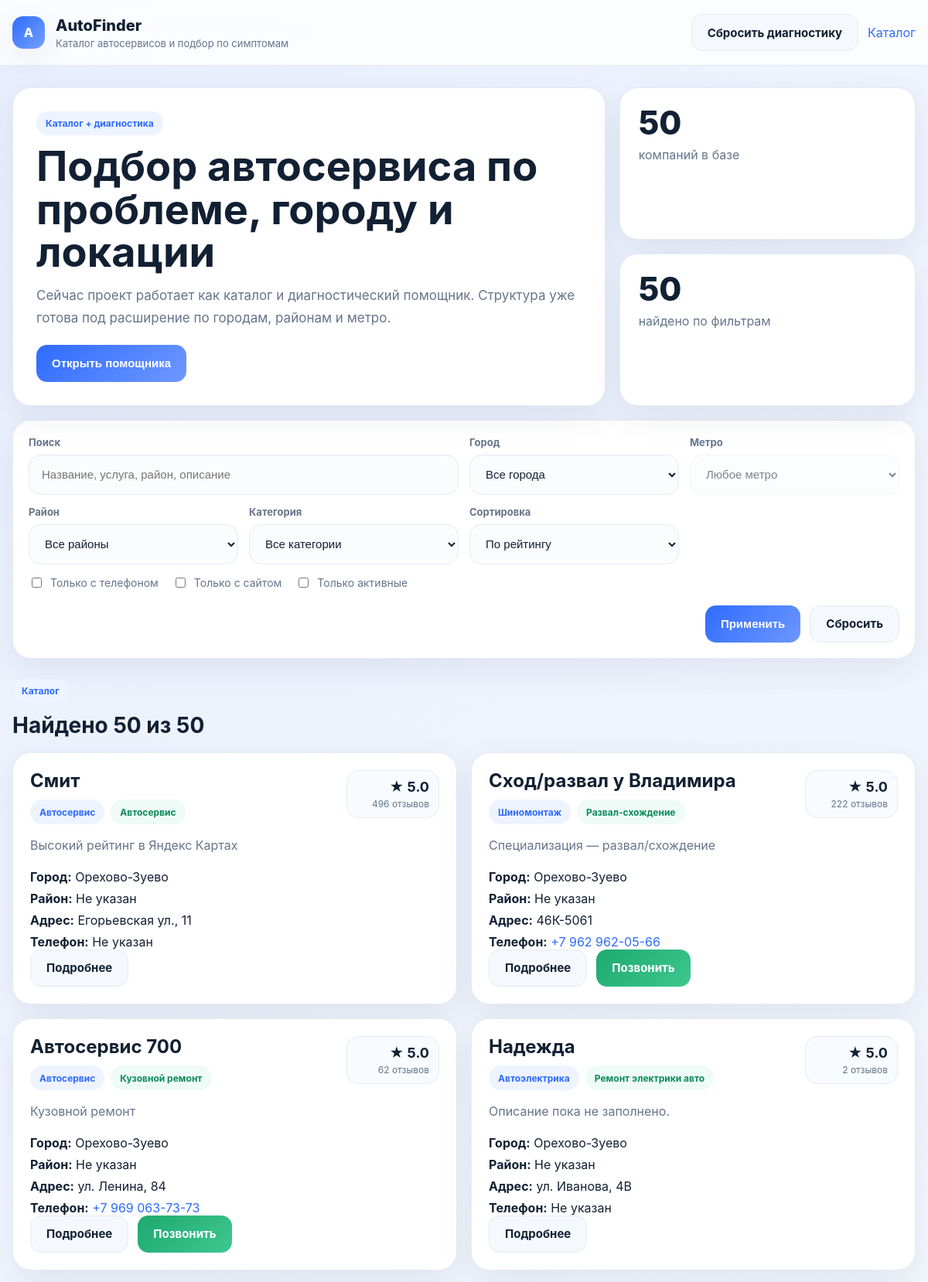
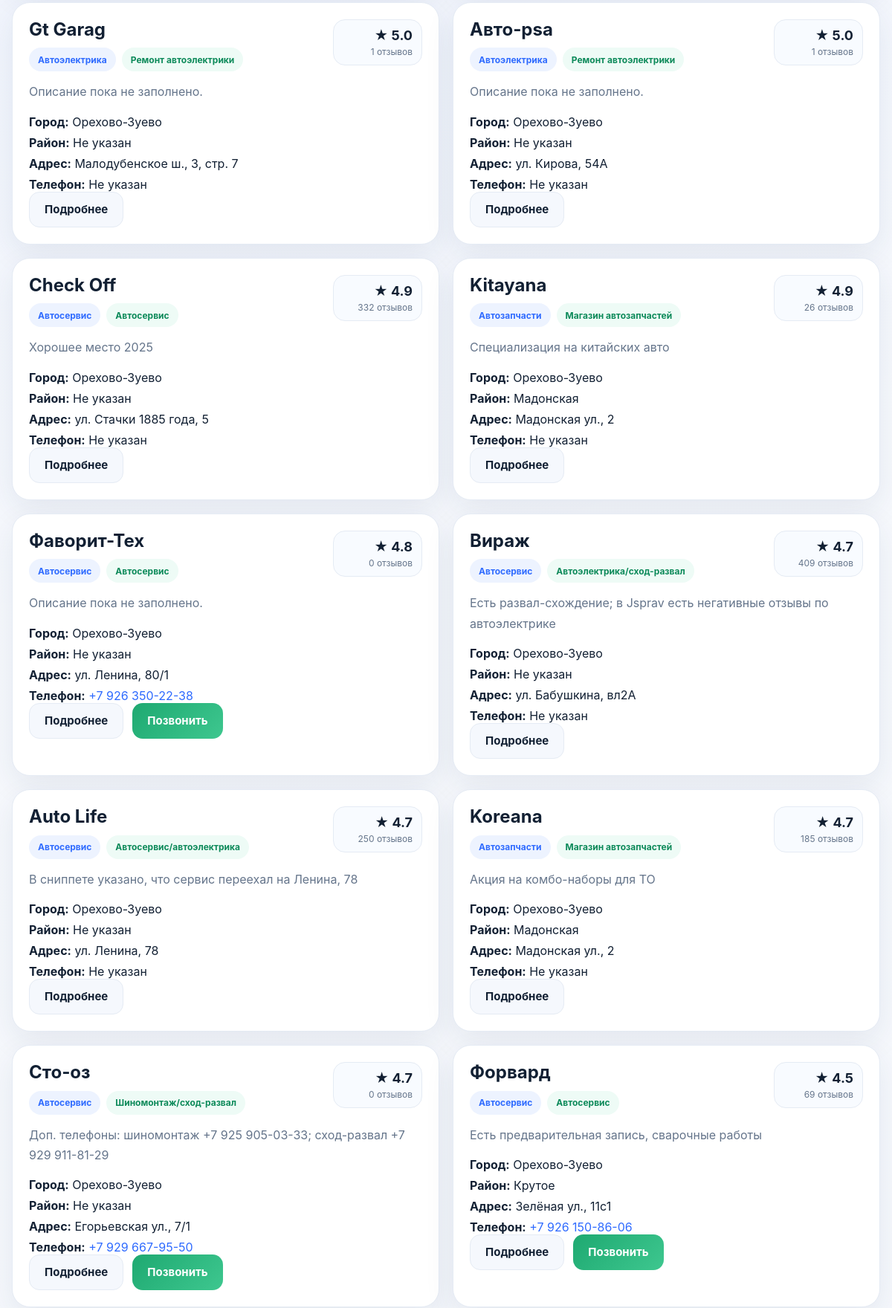
The page / (upper part) on the database its author committed (2 pictures, top to bottom).
### tables this page shows
CREATE TABLE company (
            id INTEGER PRIMARY KEY AUTOINCREMENT,
            name TEXT NOT NULL,
            slug TEXT NOT NULL UNIQUE,
            category TEXT,
            subcategory TEXT,
            city_slug TEXT NOT NULL,
            city_name TEXT NOT NULL,
            district TEXT,
            metro_station TEXT,
            address TEXT,
            phone TEXT,
            website TEXT,
            description TEXT,
            rating REAL DEFAULT 0,
            reviews_count INTEGER DEFAULT 0,
            is_active INTEGER DEFAULT 1,
            source_url TEXT,
            source_type TEXT
        );

### app.py (the view)
@app.route("/")
def index():
    filters = build_filters()
    companies, total_count = get_companies(filters=filters)
    cities, districts, metro_stations, categories = get_filter_options(
        selected_city_slug=filters["city"] or None
    )
    symptoms = load_symptoms()
    popular_symptoms = symptoms[:6]
    return render_template(
        "index.html",
        companies=companies,
        total_count=total_count,
        filtered_count=len(companies),
        filters=filters,
        cities=cities,
        districts=districts,
        metro_stations=metro_stations,
        categories=categories,
        popular_symptoms=popular_symptoms,
    )

### app.py (called while the page is built)
def get_connection():
    conn = sqlite3.connect(DB_PATH)
    conn.row_factory = sqlite3.Row
    return conn

def build_filters():
    return {
        "q": request.args.get("q", "").strip(),
        "city": request.args.get("city", "").strip(),
        "district": request.args.get("district", "").strip(),
        "metro": request.args.get("metro", "").strip(),
        "category": request.args.get("category", "").strip(),
        "sort": request.args.get("sort", "rating_desc").strip(),
        "has_phone": request.args.get("has_phone") == "1",
        "has_site": request.args.get("has_site") == "1",
        "only_active": request.args.get("only_active") == "1",
    }

### diagnostic_engine.py (called while the page is built)
def load_symptoms():
    with open(SYMPTOMS_PATH, "r", encoding="utf-8") as f:
        return json.load(f)

### templates/index.html (shortened to what this page needs)
<!doctype html>
<html lang="ru">
<head>
    <link rel="stylesheet" href="{{ url_for('static', filename='styles.css') }}">
</head>
<body>
<header class="site-header">
    <div class="container header-inner">
        <div class="brand-wrap">
            <div class="brand-mark">A</div>
            <div>
                <div class="brand-title">AutoFinder</div>
                <div class="brand-subtitle">Каталог автосервисов и подбор по симптомам</div>
            </div>
        </div>
        <div class="header-links">
            <a class="ghost-btn" href="{{ url_for('diagnosis_reset') }}">Сбросить диагностику</a>
            <a class="text-link" href="{{ url_for('index') }}">Каталог</a>
        </div>
    </div>
</header>
<main class="container">
    <section class="hero">
        <div class="hero-grid">
            <div class="hero-main card-surface">
                <div class="eyebrow">Каталог + диагностика</div>
                <h1>Подбор автосервиса по проблеме, городу и локации</h1>
                <p>
                    Сейчас проект работает как каталог и диагностический помощник.
                    Структура уже готова под расширение по городам, районам и метро.
                </p>
                <div class="hero-actions">
                    <button type="button" id="openAssistantBtn">Открыть помощника</button>
                </div>
            </div>
            <div class="hero-stats">
                <div class="stat-card card-surface">
                    <div class="stat-value">{{ total_count }}</div>
                    <div class="stat-label">компаний в базе</div>
                </div>
                <div class="stat-card card-surface">
                    <div class="stat-value">{{ filtered_count }}</div>
                    <div class="stat-label">найдено по фильтрам</div>
                </div>
            </div>
        </div>
    </section>
    <section class="filters card-surface">
        <form method="get" action="{{ url_for('index') }}" class="filters-form">
            <div class="field field-wide">
                <label>Поиск</label>
                <input
                    type="text"
                    name="q"
                    placeholder="Название, услуга, район, описание"
                    value="{{ filters.q }}"
                >
            </div>
            <div class="field">
                <label>Город</label>
                <select name="city" id="citySelect">
                    <option value="">Все города</option>
                </select>
            </div>
            <div class="field">
                <label>Метро</label>
                <select name="metro" id="metroSelect">
                    <option value="">Любое метро</option>
                </select>
            </div>
            <div class="field">
                <label>Район</label>
                <select name="district">
                    <option value="">Все районы</option>
                </select>
            </div>
            <div class="field">
                <label>Категория</label>
                <select name="category">
                    <option value="">Все категории</option>
                </select>
            </div>
            <div class="field">
                <label>Сортировка</label>
                <select name="sort">
                    <option value="rating_desc" {% if filters.sort == "rating_desc" %}selected{% endif %}>По рейтингу</option>
                </select>
            </div>
            <div class="checks">
                <label><input type="checkbox" name="has_phone" value="1" {% if filters.has_phone %}checked{% endif %}> Только с телефоном</label>
                <label><input type="checkbox" name="has_site" value="1" {% if filters.has_site %}checked{% endif %}> Только с сайтом</label>
                <label><input type="checkbox" name="only_active" value="1" {% if filters.only_active %}checked{% endif %}> Только активные</label>
            </div>
            <div class="actions-row">
                <button type="submit">Применить</button>
                <a class="ghost-btn" href="{{ url_for('index') }}">Сбросить</a>
            </div>
        </form>
    </section>
    <section class="section-head">
        <div>
            <div class="eyebrow">Каталог</div>
            <h2>Найдено {{ filtered_count }} из {{ total_count }}</h2>
        </div>
    </section>
    <section class="cards-grid">
        {% if companies %}
            {% for company in companies %}
                <article class="company-card card-surface">
                    <div class="company-head">
                        <div>
                            <h3>
                                <a href="{{ url_for('company_page', slug=company['slug']) }}">
                                    {{ company['name'] }}
                                </a>
                            </h3>
                            <div class="badges">
                                <span class="badge">{{ company['category'] or 'Без категории' }}</span>
                                {% if company['subcategory'] %}
                                    <span class="badge badge-soft">{{ company['subcategory'] }}</span>
                                {% endif %}
                            </div>
                        </div>
                        <div class="rating-pill">
                            <strong>★ {{ company['rating'] or 0 }}</strong>
                            <span>{{ company['reviews_count'] or 0 }} отзывов</span>
                        </div>
                    </div>
                    <p class="description">
                        {{ company['description'] or 'Описание пока не заполнено.' }}
                    </p>
                    <div class="meta-list">
                        <div><strong>Город:</strong> {{ company['city_name'] or 'Не указан' }}</div>
                        <div><strong>Район:</strong> {{ company['district'] or 'Не указан' }}</div>
                        <div><strong>Адрес:</strong> {{ company['address'] or 'Не указан' }}</div>
                        <div>
                            <strong>Телефон:</strong>
                            {% if company['phone'] %}
                                <a href="tel:{{ company['phone'] }}">{{ company['phone'] }}</a>
                            {% else %}
                                Не указан
                            {% endif %}
                        </div>
                    </div>
                    <div class="card-footer">
                        <a class="ghost-btn" href="{{ url_for('company_page', slug=company['slug']) }}">Подробнее</a>
                        {% if company['phone'] %}
                            <a class="call-btn" href="tel:{{ company['phone'] }}">Позвонить</a>
                        {% endif %}
                    </div>
                </article>
            {% endfor %}
        {% else %}
            <div class="empty card-surface">
                Ничего не найдено. У тебя либо слишком жёсткие фильтры, либо база ещё не наполнена.
            </div>
        {% endif %}
    </section>
</main>
</body>
</html>

### rows shown on the page
company: name "Смит", category "Автосервис", subcategory "Автосервис", rating "5.0", reviews_count "496", description "Высокий рейтинг в Яндекс Картах", city_name "Орехово-Зуево", district "Не указан", address "Егорьевская ул., 11", phone "Не указан"
company: name "Сход/развал у Владимира", category "Шиномонтаж", subcategory "Развал-схождение", rating "5.0", reviews_count "222", description "Специализация — развал/схождение", city_name "Орехово-Зуево", district "Не указан", address "46К-5061", phone "+7 962 962-05-66"
company: name "Автосервис 700", category "Автосервис", subcategory "Кузовной ремонт", rating "5.0", reviews_count "62", description "Кузовной ремонт", city_name "Орехово-Зуево", district "Не указан", address "ул. Ленина, 84", phone "+7 969 063-73-73"
company: name "Надежда", category "Автоэлектрика", subcategory "Ремонт электрики авто", rating "5.0", reviews_count "2", description "Описание пока не заполнено.", city_name "Орехово-Зуево", district "Не указан", address "ул. Иванова, 4В", phone "Не указан"
company: name "Gt Garag", category "Автоэлектрика", subcategory "Ремонт автоэлектрики", rating "5.0", reviews_count "1", description "Описание пока не заполнено.", city_name "Орехово-Зуево", district "Не указан", address "Малодубенское ш., 3, стр. 7", phone "Не указан"
company: name "Авто-psa", category "Автоэлектрика", subcategory "Ремонт автоэлектрики", rating "5.0", reviews_count "1", description "Описание пока не заполнено.", city_name "Орехово-Зуево", district "Не указан", address "ул. Кирова, 54А", phone "Не указан"
company: name "Check Off", category "Автосервис", subcategory "Автосервис", rating "4.9", reviews_count "332", description "Хорошее место 2025", city_name "Орехово-Зуево", district "Не указан", address "ул. Стачки 1885 года, 5", phone "Не указан"
company: name "Kitayana", category "Автозапчасти", subcategory "Магазин автозапчастей", rating "4.9", reviews_count "26", description "Специализация на китайских авто", city_name "Орехово-Зуево", district "Мадонская", address "Мадонская ул., 2", phone "Не указан"
company: name "Фаворит-Тех", category "Автосервис", subcategory "Автосервис", rating "4.8", reviews_count "0", description "Описание пока не заполнено.", city_name "Орехово-Зуево", district "Не указан", address "ул. Ленина, 80/1", phone "+7 926 350-22-38"
company: name "Вираж", category "Автосервис", subcategory "Автоэлектрика/сход-развал", rating "4.7", reviews_count "409", description "Есть развал-схождение; в Jsprav есть негативные отзывы по автоэлектрике", city_name "Орехово-Зуево", district "Не указан", address "ул. Бабушкина, вл2А", phone "Не указан"
company: name "Auto Life", category "Автосервис", subcategory "Автосервис/автоэлектрика", rating "4.7", reviews_count "250", description "В сниппете указано, что сервис переехал на Ленина, 78", city_name "Орехово-Зуево", district "Не указан", address "ул. Ленина, 78", phone "Не указан"
company: name "Koreana", category "Автозапчасти", subcategory "Магазин автозапчастей", rating "4.7", reviews_count "185", description "Акция на комбо-наборы для ТО", city_name "Орехово-Зуево", district "Мадонская", address "Мадонская ул., 2", phone "Не указан"
company: name "Сто-оз", category "Автосервис", subcategory "Шиномонтаж/сход-развал", rating "4.7", reviews_count "0", description "Доп. телефоны: шиномонтаж +7 925 905-03-33; сход-развал +7 929 911-81-29", city_name "Орехово-Зуево", district "Не указан", address "Егорьевская ул., 7/1", phone "+7 929 667-95-50"
company: name "Форвард", category "Автосервис", subcategory "Автосервис", rating "4.5", reviews_count "69", description "Есть предварительная запись, сварочные работы", city_name "Орехово-Зуево", district "Крутое", address "Зелёная ул., 11с1", phone "+7 926 150-86-06"

### other values the page prints
{{ total_count }} "50"
{{ filtered_count }} "50"
